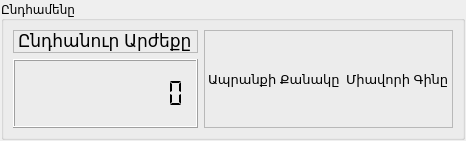
<?xml version="1.0" encoding="UTF-8"?>
<ui version="4.0">
 <class>TotalViewerWdgUI</class>
 <widget class="QWidget" name="TotalViewerWdgUI">
  <property name="geometry">
   <rect>
    <x>0</x>
    <y>0</y>
    <width>457</width>
    <height>135</height>
   </rect>
  </property>
  <property name="windowTitle">
   <string>Form</string>
  </property>
  <layout class="QVBoxLayout" name="verticalLayout">
   <property name="margin">
    <number>1</number>
   </property>
   <item>
    <widget class="QGroupBox" name="gbxTotal">
     <property name="title">
      <string>Ընդհամենը</string>
     </property>
     <layout class="QHBoxLayout" name="horizontalLayout_2">
      <item>
       <layout class="QVBoxLayout" name="verticalLayout_5" stretch="2,3">
        <item>
         <widget class="QLabel" name="label_6">
          <property name="font">
           <font>
            <pointsize>13</pointsize>
           </font>
          </property>
          <property name="frameShape">
           <enum>QFrame::StyledPanel</enum>
          </property>
          <property name="frameShadow">
           <enum>QFrame::Raised</enum>
          </property>
          <property name="text">
           <string>Ընդհանուր Արժեքը</string>
          </property>
         </widget>
        </item>
        <item>
         <widget class="QLCDNumber" name="lcdTotalPrice">
          <property name="minimumSize">
           <size>
            <width>130</width>
            <height>69</height>
           </size>
          </property>
          <property name="font">
           <font>
            <pointsize>8</pointsize>
           </font>
          </property>
          <property name="frameShape">
           <enum>QFrame::Box</enum>
          </property>
          <property name="frameShadow">
           <enum>QFrame::Raised</enum>
          </property>
          <property name="smallDecimalPoint">
           <bool>true</bool>
          </property>
          <property name="numDigits">
           <number>10</number>
          </property>
          <property name="digitCount">
           <number>10</number>
          </property>
          <property name="mode">
           <enum>QLCDNumber::Dec</enum>
          </property>
          <property name="segmentStyle">
           <enum>QLCDNumber::Flat</enum>
          </property>
          <property name="value" stdset="0">
           <double>0.000000000000000</double>
          </property>
         </widget>
        </item>
       </layout>
      </item>
      <item>
       <spacer name="horizontalSpacer">
        <property name="orientation">
         <enum>Qt::Horizontal</enum>
        </property>
        <property name="sizeType">
         <enum>QSizePolicy::Maximum</enum>
        </property>
        <property name="sizeHint" stdset="0">
         <size>
          <width>20</width>
          <height>20</height>
         </size>
        </property>
       </spacer>
      </item>
      <item>
       <widget class="QFrame" name="framePriceSelector">
        <property name="frameShape">
         <enum>QFrame::StyledPanel</enum>
        </property>
        <property name="frameShadow">
         <enum>QFrame::Raised</enum>
        </property>
        <property name="lineWidth">
         <number>1</number>
        </property>
        <property name="midLineWidth">
         <number>0</number>
        </property>
        <layout class="QHBoxLayout" name="horizontalLayout">
         <property name="margin">
          <number>3</number>
         </property>
         <item>
          <layout class="QGridLayout" name="gridLayout">
           <property name="horizontalSpacing">
            <number>6</number>
           </property>
           <item row="0" column="0" colspan="2">
            <widget class="QLabel" name="label_7">
             <property name="font">
              <font>
               <pointsize>10</pointsize>
              </font>
             </property>
             <property name="text">
              <string>Ապրանքի Քանակը</string>
             </property>
            </widget>
           </item>
           <item row="0" column="2">
            <widget class="QLabel" name="label_8">
             <property name="font">
              <font>
               <pointsize>10</pointsize>
              </font>
             </property>
             <property name="text">
              <string>Միավորի Գինը</string>
             </property>
            </widget>
           </item>
          </layout>
         </item>
        </layout>
       </widget>
      </item>
     </layout>
    </widget>
   </item>
  </layout>
 </widget>
 <resources/>
 <connections/>
</ui>
